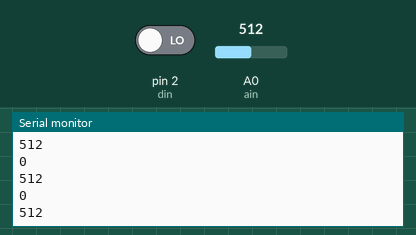
The sketch below on a simulated Arduino Uno, built with avr-gcc and run on an emulated ATmega328P. Parts: the last lines printed to the serial monitor. The test bench sets the inputs (shaded band); at power-on: A0 (ain) = 512, pin 2 (din) LOW.

Above: at 1.3 s.
1.4 s: A0 (ain) set to 716
At 1.81 s:
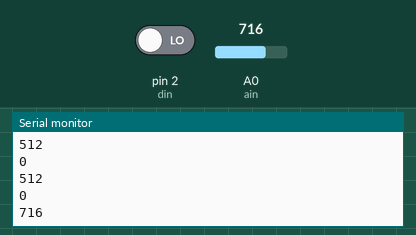
2.9 s: pin 2 (din) driven HIGH
4.4 s: A0 (ain) set to 900
At 4.81 s:
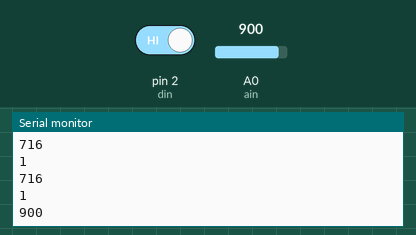
Timing chart, 0 to 7.4 s (numbered marks = the images above; inputs shaded):
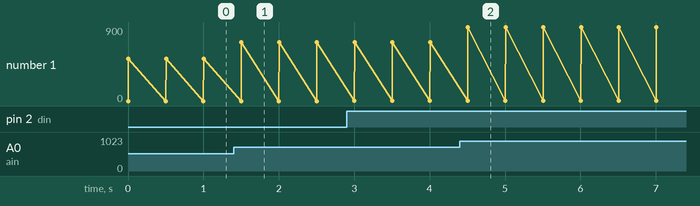

Measured:
- after the input at 1.4 s, the serial monitor: prints a new line after 0.10 s (image 1)
- after the input at 4.4 s, the serial monitor: prints a new line after 0.11 s (image 2)
- plotted number 1: 512 → 716 after the input at 1.4 s, 716 → 900 after the input at 4.4 s

The sketch:

Infrared_Reflective_Sensor.ino
```cpp
int din=2;
int ain=A0;
int a_value;
int d_value;
void setup()
{
  pinMode(din,INPUT);
  pinMode(ain,INPUT);
  Serial.begin(9600);
}
void loop()
{
  a_value=analogRead(ain);
  d_value = digitalRead(din);

  Serial.println(d_value);
  Serial.println(a_value);

  delay(500);
}
```
